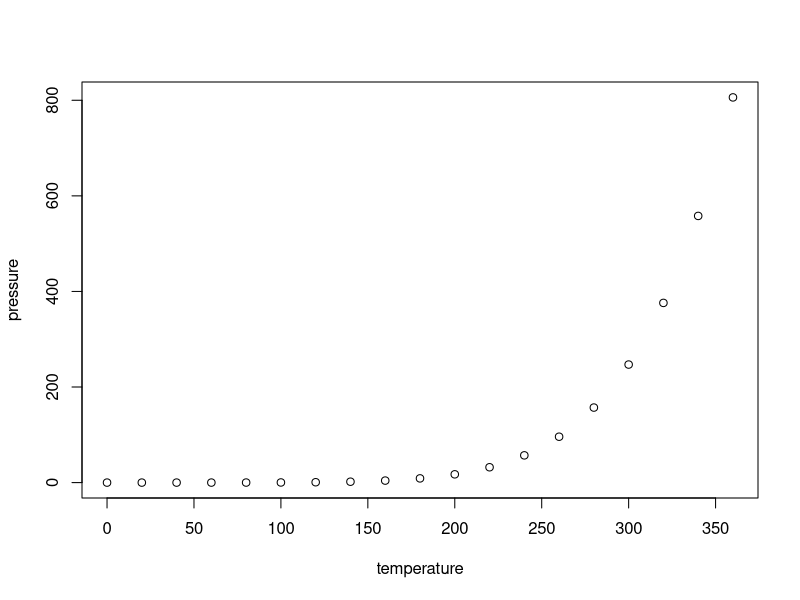
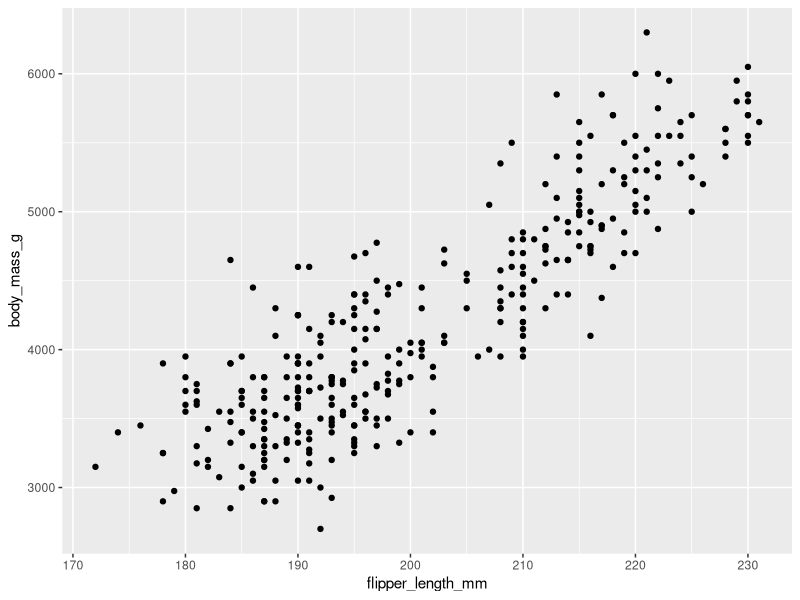

Write the R code that produced these figures, in order.
## ---- chunk 1
knitr::opts_chunk$set(echo = TRUE)
## ---- chunk 2
summary(cars)
## ---- chunk 3
plot(pressure)
## ---- chunk 4

## ---- chunk 5
  library(tidyverse)
  library(palmerpenguins)
## ---- chunk 6

ggplot(data = penguins) +

  geom_point(mapping = aes(x = flipper_length_mm, y = body_mass_g))

